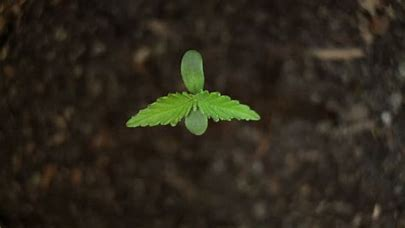
#> input picture Tutorials/2.jpg, 405 x 228 px
$ python normalize-brightness.py
#> lines starting #> are read from the running program, lines starting #| are printed output that depends on the picture; after the words box and inside, x2 and y2 are one past the last pixel; in counts of white or black regions, pixels touching at a corner belong together; long printed decimals are rounded
#> further down, img is the input picture: shape (228, 405, 3); mean B, G, R 27.7, 39.4, 44.8
import cv2
import copy

"""
newBright = scaleBrightness (img, 40)
cv2.imshow ("hihihi", newBright)
cv2.imshow ("Agh", img_rgb)

img = cv2.imread('2.jpg', 1)
img_grey = cv2.imread('2.jpg', 0)
"""

######################################################################

def mask_by_rgb(img, r, g, b):
    """Mask an BGR image by RGB based on threshold tuples"""
    img_rgb = cv2.cvtColor(img, cv2.COLOR_BGR2RGB)
    img_rgb_threshold = cv2.inRange(img_rgb,
                                        (r[0], g[0], b[0]),
                                        (r[1], g[1], b[1]))
    img_rgb_mask = cv2.bitwise_and(img_rgb, img_rgb, mask=img_rgb_threshold)
    return cv2.cvtColor(img_rgb_mask, cv2.COLOR_BGR2RGB)

def mask_by_hls(img, h, l, s):
    """Mask an BGR image by HLS based on threshold tuples"""
    img_hls = cv2.cvtColor(img, cv2.COLOR_BGR2HLS)
    img_hls_threshold = cv2.inRange(img_hls,
                                        (h[0], l[0], s[0]),
                                        (h[1], l[1], s[1]))
    img_hls_mask = cv2.bitwise_and(img_hls, img_hls, mask=img_hls_threshold)

#lowest brightness w/o mask = 36.41217240632445
def avg_non_black (img):
    avgSum = 0
    totPix = 0
    img_grey = cv2.cvtColor(img, cv2.COLOR_BGR2GRAY)
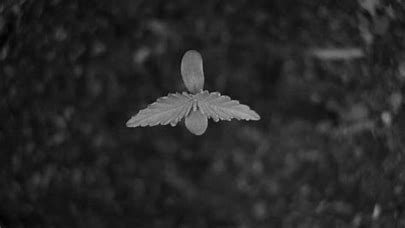
#> img_grey: shape (228, 405); min 2, max 181, mean 39.6
    width, height = img_grey.shape
#> width = 228; height = 405
    for i in range (width):
        for j in range (height):
            if img_grey [i][j] != 0:
                avgSum += (img_grey[i][j])
                totPix += 1
#> after the loop, avgSum = 3654803; totPix = 92340
#| 39.580
    return avgSum/totPix

def scale_brightness(img):
    imgc = copy.deepcopy (img)
    height,width, channels = imgc.shape
#> height = 228; width = 405; channels = 3
    #currBright = avg (imgc)
    #c = scalar(goalBright, currBright)
    c = 1.3
    for w in range (width):
        for h in range (height):
            imgc [h][w][0] = imgc [h][w][0] * c
            imgc [h][w][1] = imgc [h][w][1] * c
            imgc [h][w][2] = imgc [h][w][2] * c
            if imgc[h][w][0] > 255:     imgc[h][w][0] = 255
            if imgc[h][w][1] > 255:     imgc[h][w][1] = 255
            if imgc[h][w][2] > 255:     imgc[h][w][2] = 255
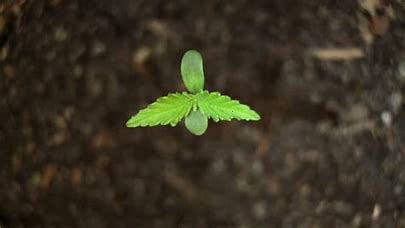
#> imgc: shape (228, 405, 3); mean B, G, R 35.5, 50.7, 57.8
    return imgc

img = cv2.imread('2.jpg', 1)
cv2.imshow("bit", img)
cv2.waitKey(0)
print(avg_non_black(img))

img = scale_brightness(img)
img_change1 = mask_by_rgb(img, (0, 255), (10, 255), (0, 255))
#> in mask_by_rgb, `img_rgb_threshold = cv2.inRange(img_rgb, (r[0], g[0], b[0]), (r[1], g[..`:
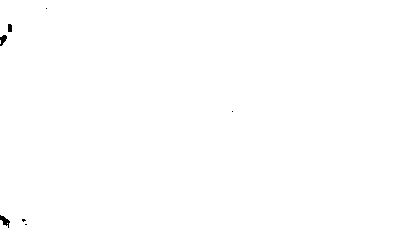
#> img_rgb_threshold: shape (228, 405); 99.8% white; 7 black regions (4 under 20 px), largest, box (x1, y1, x2, y2) and area: (0, 215, 10, 228) 60, (0, 35, 7, 46) 47, (8, 24, 12, 32) 31
cv2.imshow("bit", img_change1)
cv2.waitKey(0)
print(avg_non_black(img_change1))
#> in avg_non_black (call 2), `img_grey = cv2.cvtColor(img, cv2.COLOR_BGR2GRAY)`:
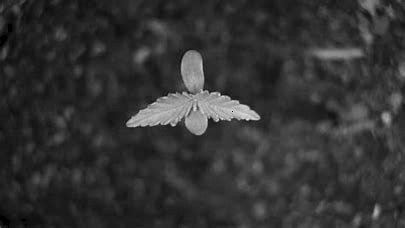
#> img_grey: shape (228, 405); min 0, max 234, mean 51.1
#> after the loop in avg_non_black (call 2), `for i in range (width):`: avgSum = 4721710; totPix = 92190
#| 51.217

"""
hue = [20, 180.0]
saturation = [0.0, 255.0]
luminance = [0.0, 255.0]
img_change2 = cv2.bitwise_and(img_change1, img_change1, mask=threshold_hsl)
"""
